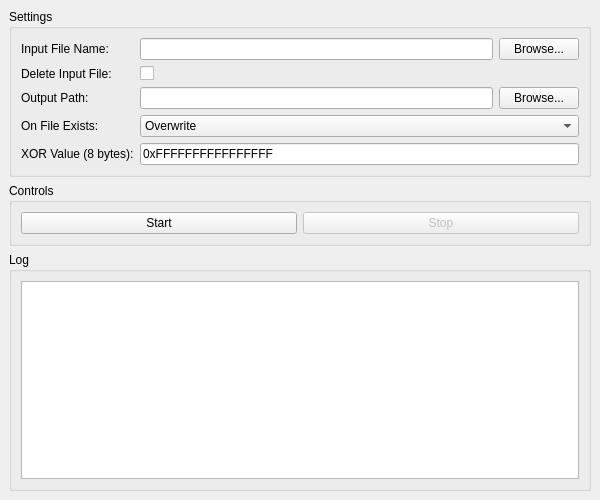
<?xml version="1.0" encoding="UTF-8"?>
<ui version="4.0">
 <class>MainWindow</class>
 <widget class="QMainWindow" name="MainWindow">
  <property name="geometry">
   <rect>
    <x>0</x>
    <y>0</y>
    <width>600</width>
    <height>500</height>
   </rect>
  </property>
  <property name="windowTitle">
   <string>File XOR Processor</string>
  </property>
  <widget class="QWidget" name="centralwidget">
   <layout class="QVBoxLayout" name="verticalLayout">
    <item>
     <widget class="QGroupBox" name="groupBox">
      <property name="title">
       <string>Settings</string>
      </property>
      <layout class="QFormLayout" name="formLayout">
       <item row="0" column="0">
        <widget class="QLabel" name="label">
         <property name="text">
          <string>Input File Name:</string>
         </property>
        </widget>
       </item>
       <item row="0" column="1">
        <layout class="QHBoxLayout" name="horizontalLayout_3">
         <item>
          <widget class="QLineEdit" name="file_name_field"/>
         </item>
         <item>
          <widget class="QPushButton" name="browseInputButton">
           <property name="text">
            <string>Browse...</string>
           </property>
          </widget>
         </item>
        </layout>
       </item>
       <item row="1" column="0">
        <widget class="QLabel" name="label_2">
         <property name="text">
          <string>Delete Input File:</string>
         </property>
        </widget>
       </item>
       <item row="1" column="1">
        <widget class="QCheckBox" name="deleteInputCheck"/>
       </item>
       <item row="2" column="0">
        <widget class="QLabel" name="label_3">
         <property name="text">
          <string>Output Path:</string>
         </property>
        </widget>
       </item>
       <item row="2" column="1">
        <layout class="QHBoxLayout" name="horizontalLayout">
         <item>
          <widget class="QLineEdit" name="outputPathEdit"/>
         </item>
         <item>
          <widget class="QPushButton" name="browseOutputButton">
           <property name="text">
            <string>Browse...</string>
           </property>
          </widget>
         </item>
        </layout>
       </item>
       <item row="3" column="0">
        <widget class="QLabel" name="label_4">
         <property name="text">
          <string>On File Exists:</string>
         </property>
        </widget>
       </item>
       <item row="3" column="1">
        <widget class="QComboBox" name="overwrite_mode">
         <item>
          <property name="text">
           <string>Overwrite</string>
          </property>
         </item>
         <item>
          <property name="text">
           <string>Add counter to filename</string>
          </property>
         </item>
        </widget>
       </item>
       <item row="6" column="0">
        <widget class="QLabel" name="label_7">
         <property name="text">
          <string>XOR Value (8 bytes):</string>
         </property>
        </widget>
       </item>
       <item row="6" column="1">
        <widget class="QLineEdit" name="xorValueEdit">
         <property name="text">
          <string>0xFFFFFFFFFFFFFFFF</string>
         </property>
        </widget>
       </item>
      </layout>
     </widget>
    </item>
    <item>
     <widget class="QGroupBox" name="groupBox_2">
      <property name="title">
       <string>Controls</string>
      </property>
      <layout class="QHBoxLayout" name="horizontalLayout_2">
       <item>
        <widget class="QPushButton" name="startButton">
         <property name="text">
          <string>Start</string>
         </property>
        </widget>
       </item>
       <item>
        <widget class="QPushButton" name="stopButton">
         <property name="enabled">
          <bool>false</bool>
         </property>
         <property name="text">
          <string>Stop</string>
         </property>
        </widget>
       </item>
      </layout>
     </widget>
    </item>
    <item>
     <widget class="QGroupBox" name="groupBox_3">
      <property name="title">
       <string>Log</string>
      </property>
      <layout class="QVBoxLayout" name="verticalLayout_2">
       <item>
        <widget class="QTextEdit" name="logTextEdit">
         <property name="readOnly">
          <bool>true</bool>
         </property>
        </widget>
       </item>
      </layout>
     </widget>
    </item>
   </layout>
  </widget>
 </widget>
 <resources/>
 <connections/>
</ui>
